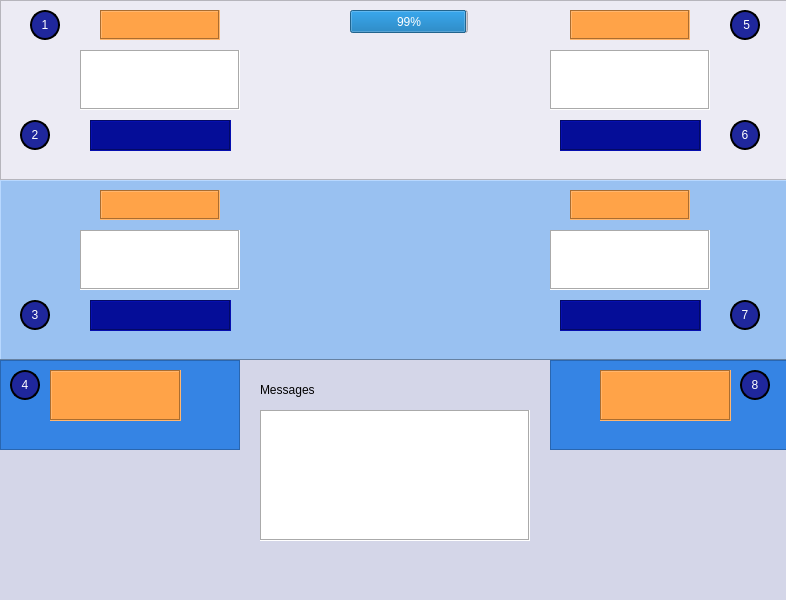
<?xml version="1.0" encoding="UTF-8"?>
<ui version="4.0">
 <class>MainWindow</class>
 <widget class="QMainWindow" name="MainWindow">
  <property name="geometry">
   <rect>
    <x>0</x>
    <y>0</y>
    <width>786</width>
    <height>600</height>
   </rect>
  </property>
  <property name="windowTitle">
   <string>MainWindow</string>
  </property>
  <property name="styleSheet">
   <string notr="true">background-color: rgb(212, 214, 232);</string>
  </property>
  <widget class="QWidget" name="centralwidget">
   <widget class="QFrame" name="frame">
    <property name="geometry">
     <rect>
      <x>0</x>
      <y>0</y>
      <width>800</width>
      <height>180</height>
     </rect>
    </property>
    <property name="styleSheet">
     <string notr="true">background-color: rgb(236, 235, 244);</string>
    </property>
    <property name="frameShape">
     <enum>QFrame::StyledPanel</enum>
    </property>
    <property name="frameShadow">
     <enum>QFrame::Raised</enum>
    </property>
    <widget class="QTextBrowser" name="unit_lablel_0">
     <property name="geometry">
      <rect>
       <x>100</x>
       <y>10</y>
       <width>120</width>
       <height>30</height>
      </rect>
     </property>
     <property name="styleSheet">
      <string notr="true">background-color: rgb(255, 163, 72);
border-color: rgb(0, 0, 0);
font: 75 11pt &quot;Carlito&quot;;</string>
     </property>
     <property name="frameShape">
      <enum>QFrame::Box</enum>
     </property>
    </widget>
    <widget class="QTextBrowser" name="current_value_0">
     <property name="geometry">
      <rect>
       <x>80</x>
       <y>50</y>
       <width>160</width>
       <height>60</height>
      </rect>
     </property>
     <property name="styleSheet">
      <string notr="true">background-color: rgb(255, 255, 255);
border-color: rgb(0, 0, 0);
font: 75 11pt &quot;Carlito&quot;;</string>
     </property>
     <property name="frameShape">
      <enum>QFrame::Box</enum>
     </property>
    </widget>
    <widget class="QTextBrowser" name="target_value_0">
     <property name="geometry">
      <rect>
       <x>90</x>
       <y>120</y>
       <width>141</width>
       <height>31</height>
      </rect>
     </property>
     <property name="styleSheet">
      <string notr="true">background-color: rgb(5, 13, 152);
border-color: rgb(0, 0, 0);
font: 75 11pt &quot;Carlito&quot;;</string>
     </property>
     <property name="frameShape">
      <enum>QFrame::Box</enum>
     </property>
    </widget>
    <widget class="QTextBrowser" name="unit_label_1">
     <property name="geometry">
      <rect>
       <x>570</x>
       <y>10</y>
       <width>120</width>
       <height>30</height>
      </rect>
     </property>
     <property name="styleSheet">
      <string notr="true">background-color: rgb(255, 163, 72);
border-color: rgb(0, 0, 0);
font: 75 11pt &quot;Carlito&quot;;</string>
     </property>
     <property name="frameShape">
      <enum>QFrame::Box</enum>
     </property>
    </widget>
    <widget class="QTextBrowser" name="current_value_1">
     <property name="geometry">
      <rect>
       <x>550</x>
       <y>50</y>
       <width>160</width>
       <height>60</height>
      </rect>
     </property>
     <property name="styleSheet">
      <string notr="true">background-color: rgb(255, 255, 255);
border-color: rgb(0, 0, 0);
font: 75 11pt &quot;Carlito&quot;;</string>
     </property>
     <property name="frameShape">
      <enum>QFrame::Box</enum>
     </property>
    </widget>
    <widget class="QTextBrowser" name="target_value_1">
     <property name="geometry">
      <rect>
       <x>560</x>
       <y>120</y>
       <width>141</width>
       <height>31</height>
      </rect>
     </property>
     <property name="styleSheet">
      <string notr="true">background-color: rgb(5, 13, 152);
border-color: rgb(0, 0, 0);
font: 75 11pt &quot;Carlito&quot;;</string>
     </property>
     <property name="frameShape">
      <enum>QFrame::Box</enum>
     </property>
    </widget>
    <widget class="QProgressBar" name="progressBar">
     <property name="geometry">
      <rect>
       <x>350</x>
       <y>10</y>
       <width>118</width>
       <height>23</height>
      </rect>
     </property>
     <property name="value">
      <number>99</number>
     </property>
    </widget>
    <widget class="QPushButton" name="pitotUnitButton">
     <property name="geometry">
      <rect>
       <x>30</x>
       <y>10</y>
       <width>30</width>
       <height>30</height>
      </rect>
     </property>
     <property name="styleSheet">
      <string notr="true">border-radius : 15; 
  border : 2px solid black;
background-color: rgb(31, 39, 156);
color: rgb(255, 255, 255);
</string>
     </property>
     <property name="text">
      <string>1</string>
     </property>
    </widget>
    <widget class="QPushButton" name="pitotTragetButton">
     <property name="geometry">
      <rect>
       <x>20</x>
       <y>120</y>
       <width>30</width>
       <height>30</height>
      </rect>
     </property>
     <property name="styleSheet">
      <string notr="true">border-radius : 15; 
  border : 2px solid black;
background-color: rgb(31, 39, 156);
color: rgb(255, 255, 255);
</string>
     </property>
     <property name="text">
      <string>2</string>
     </property>
    </widget>
    <widget class="QPushButton" name="staticUnitButton">
     <property name="geometry">
      <rect>
       <x>730</x>
       <y>10</y>
       <width>30</width>
       <height>30</height>
      </rect>
     </property>
     <property name="styleSheet">
      <string notr="true">border-radius : 15; 
  border : 2px solid black;
background-color: rgb(31, 39, 156);
color: rgb(255, 255, 255);
</string>
     </property>
     <property name="text">
      <string> 5</string>
     </property>
    </widget>
    <widget class="QPushButton" name="staticTargetButton">
     <property name="geometry">
      <rect>
       <x>730</x>
       <y>120</y>
       <width>30</width>
       <height>30</height>
      </rect>
     </property>
     <property name="styleSheet">
      <string notr="true">border-radius : 15; 
  border : 2px solid black;
background-color: rgb(31, 39, 156);
color: rgb(255, 255, 255);
</string>
     </property>
     <property name="text">
      <string>6</string>
     </property>
    </widget>
   </widget>
   <widget class="QFrame" name="frame_2">
    <property name="geometry">
     <rect>
      <x>0</x>
      <y>180</y>
      <width>800</width>
      <height>180</height>
     </rect>
    </property>
    <property name="styleSheet">
     <string notr="true">background-color: rgb(246, 245, 244);
background-color: rgb(153, 193, 241);</string>
    </property>
    <property name="frameShape">
     <enum>QFrame::Panel</enum>
    </property>
    <property name="frameShadow">
     <enum>QFrame::Raised</enum>
    </property>
    <widget class="QTextBrowser" name="unit_label_2">
     <property name="geometry">
      <rect>
       <x>100</x>
       <y>10</y>
       <width>120</width>
       <height>30</height>
      </rect>
     </property>
     <property name="styleSheet">
      <string notr="true">background-color: rgb(255, 163, 72);
border-color: rgb(0, 0, 0);
font: 75 11pt &quot;Carlito&quot;;</string>
     </property>
     <property name="frameShape">
      <enum>QFrame::Box</enum>
     </property>
    </widget>
    <widget class="QTextBrowser" name="current_value_2">
     <property name="geometry">
      <rect>
       <x>80</x>
       <y>50</y>
       <width>160</width>
       <height>60</height>
      </rect>
     </property>
     <property name="styleSheet">
      <string notr="true">background-color: rgb(255, 255, 255);
border-color: rgb(0, 0, 0);
font: 75 11pt &quot;Carlito&quot;;</string>
     </property>
     <property name="frameShape">
      <enum>QFrame::Box</enum>
     </property>
    </widget>
    <widget class="QTextBrowser" name="target_value_2">
     <property name="geometry">
      <rect>
       <x>90</x>
       <y>120</y>
       <width>141</width>
       <height>31</height>
      </rect>
     </property>
     <property name="styleSheet">
      <string notr="true">background-color: rgb(5, 13, 152);
border-color: rgb(0, 0, 0);
font: 75 11pt &quot;Carlito&quot;;</string>
     </property>
     <property name="frameShape">
      <enum>QFrame::Box</enum>
     </property>
    </widget>
    <widget class="QTextBrowser" name="unit_label_3">
     <property name="geometry">
      <rect>
       <x>570</x>
       <y>10</y>
       <width>120</width>
       <height>30</height>
      </rect>
     </property>
     <property name="styleSheet">
      <string notr="true">background-color: rgb(255, 163, 72);
border-color: rgb(0, 0, 0);
font: 75 11pt &quot;Carlito&quot;;</string>
     </property>
     <property name="frameShape">
      <enum>QFrame::Box</enum>
     </property>
    </widget>
    <widget class="QTextBrowser" name="current_value_3">
     <property name="geometry">
      <rect>
       <x>550</x>
       <y>50</y>
       <width>160</width>
       <height>60</height>
      </rect>
     </property>
     <property name="styleSheet">
      <string notr="true">background-color: rgb(255, 255, 255);
border-color: rgb(0, 0, 0);
font: 75 11pt &quot;Carlito&quot;;</string>
     </property>
     <property name="frameShape">
      <enum>QFrame::Box</enum>
     </property>
    </widget>
    <widget class="QTextBrowser" name="target_value_3">
     <property name="geometry">
      <rect>
       <x>560</x>
       <y>120</y>
       <width>141</width>
       <height>31</height>
      </rect>
     </property>
     <property name="styleSheet">
      <string notr="true">background-color: rgb(5, 13, 152);
border-color: rgb(0, 0, 0);
font: 75 11pt &quot;Carlito&quot;;</string>
     </property>
     <property name="frameShape">
      <enum>QFrame::Box</enum>
     </property>
    </widget>
    <widget class="QPushButton" name="pitotRateTargetButton">
     <property name="geometry">
      <rect>
       <x>20</x>
       <y>120</y>
       <width>30</width>
       <height>30</height>
      </rect>
     </property>
     <property name="styleSheet">
      <string notr="true">border-radius : 15; 
  border : 2px solid black;
background-color: rgb(31, 39, 156);
color: rgb(255, 255, 255);
</string>
     </property>
     <property name="text">
      <string>3</string>
     </property>
    </widget>
    <widget class="QPushButton" name="staticRateTargetButton">
     <property name="geometry">
      <rect>
       <x>730</x>
       <y>120</y>
       <width>30</width>
       <height>30</height>
      </rect>
     </property>
     <property name="styleSheet">
      <string notr="true">border-radius : 15; 
  border : 2px solid black;
background-color: rgb(31, 39, 156);
color: rgb(255, 255, 255);
</string>
     </property>
     <property name="text">
      <string>7</string>
     </property>
    </widget>
   </widget>
   <widget class="QTextEdit" name="message_space">
    <property name="geometry">
     <rect>
      <x>260</x>
      <y>410</y>
      <width>270</width>
      <height>131</height>
     </rect>
    </property>
    <property name="styleSheet">
     <string notr="true">background-color: rgb(255, 255, 255);</string>
    </property>
    <property name="frameShape">
     <enum>QFrame::Box</enum>
    </property>
   </widget>
   <widget class="QLabel" name="label">
    <property name="geometry">
     <rect>
      <x>260</x>
      <y>380</y>
      <width>270</width>
      <height>20</height>
     </rect>
    </property>
    <property name="styleSheet">
     <string notr="true">
font: 75 11pt &quot;Carlito&quot;;
font-color:rgb(20, 20, 205)</string>
    </property>
    <property name="frameShape">
     <enum>QFrame::NoFrame</enum>
    </property>
    <property name="text">
     <string>Messages</string>
    </property>
    <property name="textFormat">
     <enum>Qt::PlainText</enum>
    </property>
   </widget>
   <widget class="QFrame" name="frame_3">
    <property name="geometry">
     <rect>
      <x>0</x>
      <y>360</y>
      <width>240</width>
      <height>90</height>
     </rect>
    </property>
    <property name="styleSheet">
     <string notr="true">background-color: rgb(53, 132, 228);</string>
    </property>
    <property name="frameShape">
     <enum>QFrame::StyledPanel</enum>
    </property>
    <property name="frameShadow">
     <enum>QFrame::Raised</enum>
    </property>
    <widget class="QTextBrowser" name="textBrowser_21">
     <property name="geometry">
      <rect>
       <x>50</x>
       <y>10</y>
       <width>131</width>
       <height>51</height>
      </rect>
     </property>
     <property name="styleSheet">
      <string notr="true">background-color: rgb(255, 163, 72);
border-color: rgb(0, 0, 0);
font: 75 11pt &quot;Carlito&quot;;</string>
     </property>
     <property name="frameShape">
      <enum>QFrame::Box</enum>
     </property>
    </widget>
    <widget class="QPushButton" name="pitotModeButton">
     <property name="geometry">
      <rect>
       <x>10</x>
       <y>10</y>
       <width>30</width>
       <height>30</height>
      </rect>
     </property>
     <property name="styleSheet">
      <string notr="true">border-radius : 15; 
  border : 2px solid black;
background-color: rgb(31, 39, 156);
color: rgb(255, 255, 255);
</string>
     </property>
     <property name="text">
      <string>4</string>
     </property>
    </widget>
   </widget>
   <widget class="QFrame" name="frame_4">
    <property name="geometry">
     <rect>
      <x>550</x>
      <y>360</y>
      <width>240</width>
      <height>90</height>
     </rect>
    </property>
    <property name="styleSheet">
     <string notr="true">background-color: rgb(53, 132, 228);</string>
    </property>
    <property name="frameShape">
     <enum>QFrame::StyledPanel</enum>
    </property>
    <property name="frameShadow">
     <enum>QFrame::Raised</enum>
    </property>
    <widget class="QTextBrowser" name="textBrowser_20">
     <property name="geometry">
      <rect>
       <x>50</x>
       <y>10</y>
       <width>131</width>
       <height>51</height>
      </rect>
     </property>
     <property name="styleSheet">
      <string notr="true">background-color: rgb(255, 163, 72);
border-color: rgb(0, 0, 0);
font: 75 11pt &quot;Carlito&quot;;</string>
     </property>
     <property name="frameShape">
      <enum>QFrame::Box</enum>
     </property>
    </widget>
    <widget class="QPushButton" name="staticModeButton">
     <property name="geometry">
      <rect>
       <x>190</x>
       <y>10</y>
       <width>30</width>
       <height>30</height>
      </rect>
     </property>
     <property name="styleSheet">
      <string notr="true">border-radius : 15; 
  border : 2px solid black;
background-color: rgb(31, 39, 156);
color: rgb(255, 255, 255);
</string>
     </property>
     <property name="text">
      <string>8</string>
     </property>
    </widget>
   </widget>
  </widget>
  <widget class="QMenuBar" name="menubar">
   <property name="geometry">
    <rect>
     <x>0</x>
     <y>0</y>
     <width>786</width>
     <height>22</height>
    </rect>
   </property>
  </widget>
  <widget class="QStatusBar" name="statusbar"/>
 </widget>
 <resources/>
 <connections/>
</ui>
